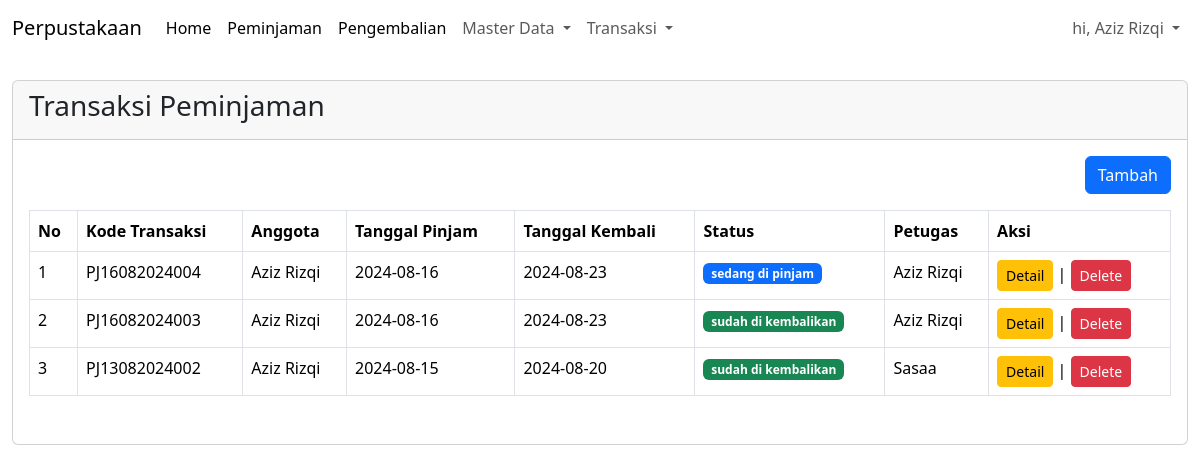
Screenshot of /index.php?pg=peminjaman (signed in) with the database file from the repository.
### tables this page shows
CREATE TABLE `peminjaman` (
  `id` int(11) NOT NULL,
  `id_anggota` int(11) NOT NULL,
  `id_user` int(11) NOT NULL,
  `kode_transaksi` varchar(30) NOT NULL,
  `tgl_pinjam` date NOT NULL,
  `tgl_kembali` date NOT NULL,
  `status` tinyint(1) NOT NULL,
  `created_at` timestamp NOT NULL DEFAULT current_timestamp() ON UPDATE current_timestamp(),
  `updated_at` timestamp NOT NULL DEFAULT current_timestamp() ON UPDATE current_timestamp(),
  `deleted_at` tinyint(1) NOT NULL DEFAULT 0
);

CREATE TABLE `anggota` (
  `id` int(11) NOT NULL,
  `nama_lengkap` varchar(50) NOT NULL,
  `nisn` varchar(20) NOT NULL,
  `jenis_kelamin` enum('Laki - Laki','Perempuan') NOT NULL,
  `alamat` varchar(255) NOT NULL,
  `no_telp` varchar(13) NOT NULL,
  `created_at` timestamp NOT NULL DEFAULT current_timestamp(),
  `updated_at` timestamp NOT NULL DEFAULT current_timestamp() ON UPDATE current_timestamp()
);

CREATE TABLE `user` (
  `id` int(11) NOT NULL,
  `id_level` int(11) NOT NULL,
  `nama_lengkap` varchar(50) NOT NULL,
  `email` varchar(50) NOT NULL,
  `password` varchar(100) NOT NULL,
  `created_at` timestamp NOT NULL DEFAULT current_timestamp(),
  `updated_at` timestamp NOT NULL DEFAULT current_timestamp() ON UPDATE current_timestamp()
);

### content/peminjaman.php (the view, shortened to what this page needs)
<?php
$queryPinjam = mysqli_query($koneksi, "SELECT peminjaman.*, anggota.nama_lengkap as nama_anggota, user.nama_lengkap as nama_user FROM peminjaman LEFT JOIN anggota ON anggota.id = peminjaman.id_anggota LEFT JOIN user ON user.id = peminjaman.id_user WHERE deleted_at = 0 ORDER BY id DESC");
?>
<div class=" mt-4">
    <div class="row">
        <div class="col-sm-12">
            <div class="card">
                <div class="card-header">
                    <h3>Transaksi Peminjaman</h3>
                </div>
                <div class="card-body">
                    <div class="mb-3" align="right">
                        <a href="?pg=tambah-peminjaman" class="btn btn-primary">Tambah </a>
                    </div>
                    <div class="table table-responsive">
                        <table class="table table-bordered">
                            <thead>
                                <tr>
                                    <th>No</th>
                                    <th>Kode Transaksi</th>
                                    <th>Anggota</th>
                                    <th>Tanggal Pinjam</th>
                                    <th>Tanggal Kembali</th>
                                    <th>Status</th>
                                    <th>Petugas</th>
                                    <th>Aksi</th>
                                </tr>
                            </thead>
                            <tbody>
                                <?php $no = 1;
                                while ($row = mysqli_fetch_assoc($queryPinjam)) : ?>
                                    <tr>
                                        <td><?= $no++ ?></td>
                                        <td><?= $row['kode_transaksi'] ?></td>
                                        <td><?= $row['nama_anggota'] ?></td>
                                        <td><?= $row['tgl_pinjam'] ?></td>
                                        <td><?= $row['tgl_kembali'] ?></td>
                                        <td><?= getStatus($row['status']) ?></td>
                                        <td><?= $row['nama_user'] ?></td>
                                        <td><a href="?pg=tambah-peminjaman&detail=<?= $row['id'] ?>"
                                                class="btn btn-warning btn-sm">Detail</a> | <a
                                                href="?pg=tambah-peminjaman&id=<?= $row['id'] ?>"
                                                class="btn btn-danger btn-sm"
                                                onclick="return confirm('Apakah anda ingin menghapus?')">Delete</a>
                                        </td>
                                    </tr>
                                <?php endwhile; ?>
                            </tbody>
                        </table>
                    </div>
                </div>
            </div>
        </div>
    </div>
</div>
</div>

### index.php (shortened to what this page needs)
<?php
include "function/helper.php";
?>
<!DOCTYPE html>
<html lang="en">
<head>
    <link rel="stylesheet" href="assets/css/bootstrap.min.css">
</head>
<body>
    <div class="wrapper">
        <nav class="navbar navbar-expand-lg navbar-custom">
            <div class="container-fluid">
                <a href="" class="navbar-brand">Perpustakaan</a>
                <div class="collapse navbar-collapse" id="navbarNav">
                    <ul class="navbar-nav">
                        <li class="nav-item">
                            <a class="nav-link active" aria-current="page" href="?pg=home">Home</a>
                        </li>
                        <li class="nav-item">
                            <a class="nav-link active" aria-current="page" href="?pg=peminjaman">Peminjaman</a>
                        </li>
                        <li class="nav-item">
                            <a class="nav-link active" aria-current="page" href="?pg=pengembalian">Pengembalian</a>
                        </li>
                        <li class="nav-item dropdown">
                            <a class="nav-link dropdown-toggle" href="#" id="navbarDropdown" role="button"
                                data-bs-toggle="dropdown" aria-expanded="false">
                                Master Data
                            </a>
                        </li>
                        <li class="nav-item dropdown">
                            <a class="nav-link dropdown-toggle" href="#" id="navbarDropdown" role="button"
                                data-bs-toggle="dropdown" aria-expanded="false">
                                Transaksi
                            </a>
                        </li>
                    </ul>
                    <ul class="navbar-nav ms-auto">
                        <li class="nav-item dropdown">
                            <a class="nav-link dropdown-toggle" href="#" id="navbarDropdown" role="button"
                                data-bs-toggle="dropdown" aria-expanded="false">
                                hi, <?= (isset($_SESSION['NAMA_LENGKAP']) ? $_SESSION['NAMA_LENGKAP'] : '') ?>
                            </a>
                        </li>
                    </ul>
                </div>
            </div>
        </nav>
        <div class="container-fluid">
            <?php
            if (isset($_GET['pg'])) {
                if (file_exists('content/' . $_GET['pg'] . '.php')) {
                    include 'content/' . $_GET['pg'] . '.php';
                }
            } else {
                include 'content/home.php';
            }
            ?>
        </div>
</body>
</html>

### function/helper.php (shortened to what this page needs)
<?php
function getStatus($status)
{
    switch ($status) {
        case '1':
            $label =  "<span class='badge text-bg-primary badge-secondary'>sedang di pinjam</span>";
            break;
        case '2':
            $label = "<span class = 'badge text-bg-success badge-primary'>sudah di kembalikan</span>";
            break;
    }
    return $label;
}

### rows the page displays
peminjaman: kode_transaksi "PJ16082024004", id_anggota.nama_lengkap "Aziz Rizqi", tgl_pinjam "2024-08-16", tgl_kembali "2024-08-23", status "sedang di pinjam", id_user.nama_lengkap "Aziz Rizqi"
peminjaman: kode_transaksi "PJ16082024003", id_anggota.nama_lengkap "Aziz Rizqi", tgl_pinjam "2024-08-16", tgl_kembali "2024-08-23", status "sudah di kembalikan", id_user.nama_lengkap "Aziz Rizqi"
peminjaman: kode_transaksi "PJ13082024002", id_anggota.nama_lengkap "Aziz Rizqi", tgl_pinjam "2024-08-15", tgl_kembali "2024-08-20", status "sudah di kembalikan", id_user.nama_lengkap "Sasaa"

### other values shown
$_SESSION['NAMA_LENGKAP'] "Aziz Rizqi"
